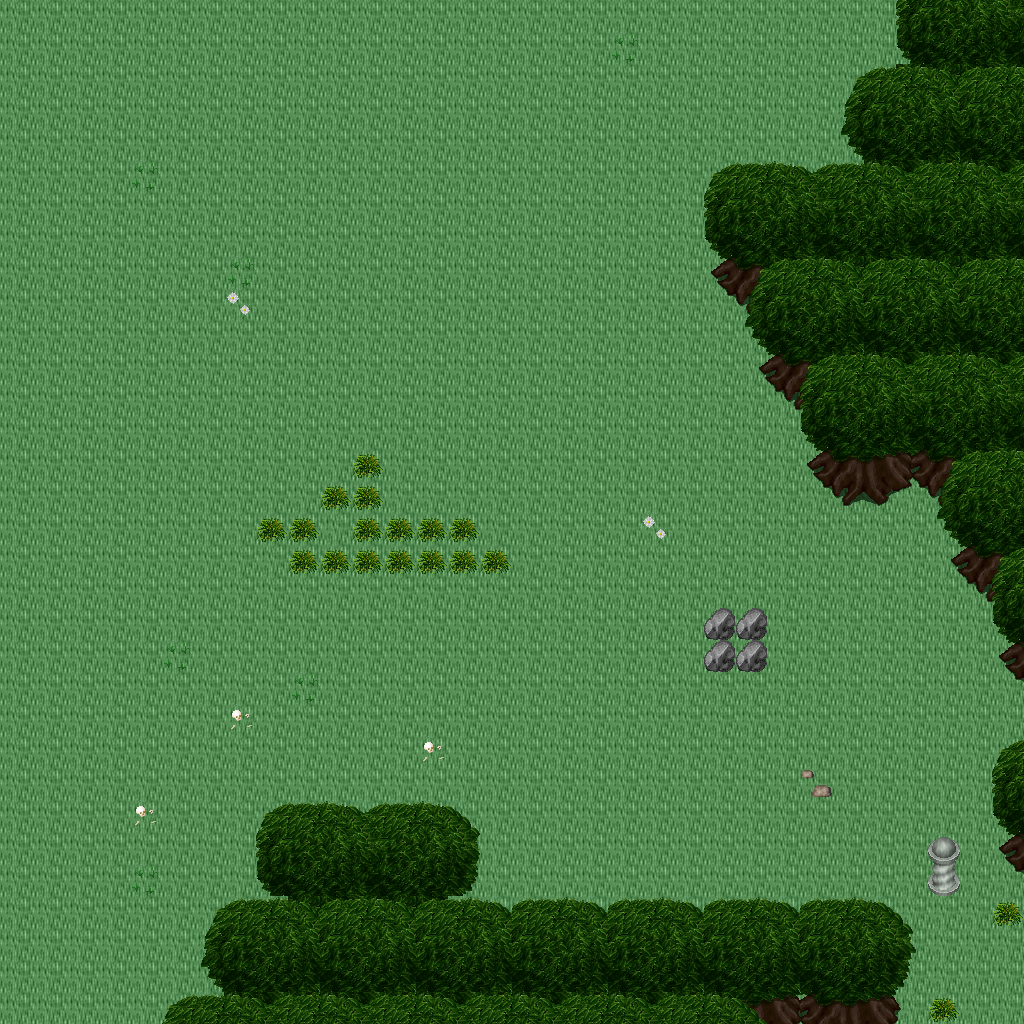

A 2D game scene composited from a Tiled map and its tileset images. What follows is a short description and the map's XML, with each tile layer's data collapsed to a summary:
An orthogonal 32x32 tile map with 32x32 px tiles, 5 tile layers (Ground, Objects, Objects2, Above, ...), 1 hidden layer not drawn, 32 tilesets.

<map version="1.10" tiledversion="1.11.0" orientation="orthogonal" renderorder="right-down" width="32" height="32" tilewidth="32" tileheight="32" infinite="0" nextlayerid="11" nextobjectid="1">
 <tileset firstgid="1" name="ground_ground" tilewidth="32" tileheight="32" tilecount="33" columns="3">
  <image source="../drawable/ground_ground.png" width="96" height="352" />
 </tileset>
 <tileset firstgid="34" name="building_decoration_floor_sparkle" tilewidth="32" tileheight="32" tilecount="18" columns="3">
  <image source="../drawable/building_decoration_floor_sparkle.png" width="96" height="192" />
 </tileset>
 <tileset firstgid="52" name="ground_ladder_steps" tilewidth="32" tileheight="32" tilecount="6" columns="3">
  <image source="../drawable/ground_ladder_steps.png" width="96" height="64" />
 </tileset>
 <tileset firstgid="58" name="plant_flower_daisy_yellow" tilewidth="32" tileheight="32" tilecount="8" columns="2">
  <image source="../drawable/plant_flower_daisy_yellow.png" width="64" height="128" />
 </tileset>
 <tileset firstgid="66" name="plant_flower_daisy_white" tilewidth="32" tileheight="32" tilecount="8" columns="2">
  <image source="../drawable/plant_flower_daisy_white.png" width="64" height="128" />
 </tileset>
 <tileset firstgid="74" name="plant_grasses" tilewidth="32" tileheight="32" tilecount="6" columns="3">
  <image source="../drawable/plant_grasses.png" width="96" height="64" />
 </tileset>
 <tileset firstgid="80" name="item_statue_green_stone" tilewidth="32" tileheight="32" tilecount="12" columns="4">
  <image source="../drawable/item_statue_green_stone.png" width="128" height="96" />
 </tileset>
 <tileset firstgid="92" name="plant_flower_daisy_red" tilewidth="32" tileheight="32" tilecount="8" columns="2">
  <image source="../drawable/plant_flower_daisy_red.png" width="64" height="128" />
 </tileset>
 <tileset firstgid="100" name="item_statue_skullpedestal" tilewidth="32" tileheight="32" tilecount="2" columns="1">
  <image source="../drawable/item_statue_skullpedestal.png" width="32" height="64" />
 </tileset>
 <tileset firstgid="102" name="plant_tree_tree_darkgreen" tilewidth="32" tileheight="32" tilecount="88" columns="8">
  <image source="../drawable/plant_tree_tree_darkgreen.png" width="256" height="352" />
 </tileset>
 <tileset firstgid="190" name="item_corpse_skull_pale" tilewidth="32" tileheight="32" tilecount="2" columns="2">
  <image source="../drawable/item_corpse_skull_pale.png" width="64" height="32" />
 </tileset>
 <tileset firstgid="192" name="plant_leaves" tilewidth="32" tileheight="32" tilecount="8" columns="4">
  <image source="../drawable/plant_leaves.png" width="128" height="64" />
 </tileset>
 <tileset firstgid="200" name="plant_bush_bushes" tilewidth="32" tileheight="32" tilecount="10" columns="5">
  <image source="../drawable/plant_bush_bushes.png" width="160" height="64" />
 </tileset>
 <tileset firstgid="210" name="building_decoration_rocks_2" tilewidth="32" tileheight="32" tilecount="2" columns="1">
  <image source="../drawable/building_decoration_rocks_2.png" width="32" height="64" />
 </tileset>
 <tileset firstgid="212" name="object_well" tilewidth="32" tileheight="32" tilecount="4" columns="2">
  <image source="../drawable/object_well.png" width="64" height="64" />
 </tileset>
 <tileset firstgid="216" name="plant_stump_stump_green" tilewidth="32" tileheight="32" tilecount="4" columns="2">
  <image source="../drawable/plant_stump_stump_green.png" width="64" height="64" />
 </tileset>
 <tileset firstgid="220" name="item_statue_green_stone_3" tilewidth="32" tileheight="32" tilecount="3" columns="1">
  <image source="../drawable/item_statue_green_stone_3.png" width="32" height="96" />
 </tileset>
 <tileset firstgid="223" name="ground_rock_pebbles" tilewidth="32" tileheight="32" tilecount="3" columns="1">
  <image source="../drawable/ground_rock_pebbles.png" width="32" height="96" />
 </tileset>
 <tileset firstgid="226" name="plant_vine" tilewidth="32" tileheight="32" tilecount="3" columns="1">
  <image source="../drawable/plant_vine.png" width="32" height="96" />
 </tileset>
 <tileset firstgid="229" name="plant_tree_tree_green" tilewidth="32" tileheight="32" tilecount="88" columns="8">
  <image source="../drawable/plant_tree_tree_green.png" width="256" height="352" />
 </tileset>
 <tileset firstgid="317" name="plant_stump_stump_purple" tilewidth="32" tileheight="32" tilecount="4" columns="2">
  <image source="../drawable/plant_stump_stump_purple.png" width="64" height="64" />
 </tileset>
 <tileset firstgid="321" name="building_decoration_rocks" tilewidth="32" tileheight="32" tilecount="6" columns="3">
  <image source="../drawable/building_decoration_rocks.png" width="96" height="64" />
 </tileset>
 <tileset firstgid="327" name="logic_creature_rodent" tilewidth="32" tileheight="32" tilecount="8" columns="8">
  <image source="../drawable/logic_creature_rodent.png" width="256" height="32" />
 </tileset>
 <tileset firstgid="335" name="logic_portal" tilewidth="32" tileheight="32" tilecount="24" columns="8">
  <image source="../drawable/logic_portal.png" width="256" height="96" />
 </tileset>
 <tileset firstgid="359" name="logic_creature_animal" tilewidth="32" tileheight="32" tilecount="32" columns="8">
  <image source="../drawable/logic_creature_animal.png" width="256" height="128" />
 </tileset>
 <tileset firstgid="391" name="logic_item_sheepfood" tilewidth="32" tileheight="32" tilecount="1" columns="1">
  <image source="../drawable/logic_item_sheepfood.png" width="32" height="32" />
 </tileset>
 <tileset firstgid="392" name="logic_item_resources" tilewidth="32" tileheight="32" tilecount="6" columns="6">
  <image source="../drawable/logic_item_resources.png" width="192" height="32" />
 </tileset>
 <tileset firstgid="398" name="logic_creature_gargoyle" tilewidth="32" tileheight="32" tilecount="4" columns="4">
  <image source="../drawable/logic_creature_gargoyle.png" width="128" height="32" />
 </tileset>
 <tileset firstgid="402" name="logic_collision" tilewidth="32" tileheight="32" tilecount="1" columns="1">
  <image source="../drawable/logic_collision.png" width="32" height="32" />
 </tileset>
 <tileset firstgid="403" name="logic_protection" tilewidth="32" tileheight="32" tilecount="2" columns="2">
  <image source="../drawable/logic_protection.png" width="64" height="32" />
 </tileset>
 <tileset firstgid="405" name="ground_grass_2" tilewidth="32" tileheight="32" tilecount="21" columns="3">
  <image source="../drawable/ground_grass_2.png" width="96" height="224" />
 </tileset>
 <tileset firstgid="426" name="logic_creature_reptile" tilewidth="32" tileheight="32" tilecount="7" columns="7">
  <image source="../drawable/logic_creature_reptile.png" width="224" height="32" />
 </tileset>
 <layer id="1" name="Ground" width="32" height="32">
  <data>[1024 cells, 1024 non-empty, 1 distinct tile ids]</data>
 </layer>
 <layer id="2" name="Objects" width="32" height="32">
  <data>[1024 cells, 2 non-empty, 1 distinct tile ids]</data>
 </layer>
 <layer id="3" name="Objects2" width="32" height="32">
  <data>[1024 cells, 68 non-empty, 21 distinct tile ids]</data>
 </layer>
 <layer id="4" name="Above" width="32" height="32">
  <data>[1024 cells, 229 non-empty, 45 distinct tile ids]</data>
 </layer>
 <layer id="5" name="Above2" width="32" height="32">
  <data>[1024 cells, 0 non-empty, 0 distinct tile ids]</data>
 </layer>
 <layer id="6" name="Walkable" width="32" height="32" visible="0">
  <data>[1024 cells, 220 non-empty, 1 distinct tile ids]</data>
 </layer>
 <objectgroup id="7" name="Mapevents" />
 <objectgroup id="8" name="Spawn" />
 <objectgroup id="9" name="Keys" />
 <objectgroup id="10" name="Replace" />
</map>
